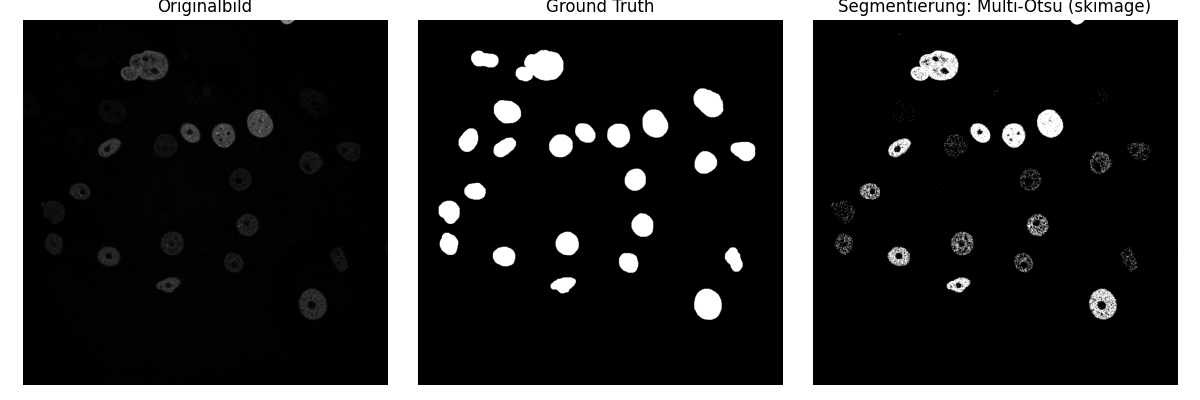
#> input picture output_visuals/N2DH-GOWT1/Multi-Otsu (skimage)/t01.png, 1200 x 400 px, given in place of t01.tif, which was not available
$ python dice_score.py
#> lines starting #> are read from the running program, lines starting #| are printed output that depends on the picture; after the words box and inside, x2 and y2 are one past the last pixel; in counts of white or black regions, pixels touching at a corner belong together; pictures that were not available may be replaced by others from this repository, and a replacement may not be noted
import numpy as np
from skimage.io import imread

def dice_score(pred: np.ndarray, target: np.ndarray) -> float:
    """
    Berechnet den Dice-Koeffizienten zwischen zwei binären Bildern (dtype=bool).
    """
    if pred.shape != target.shape:
        raise ValueError("Die Eingabebilder haben unterschiedliche Formen.")

    intersection = np.logical_and(pred, target).sum()
    total = pred.sum() + target.sum()

    if total == 0:
        return 1.0  # Sonderfall: beide leer → perfekte Übereinstimmung

    return 2 * intersection / total

if __name__ == "__main__":
    pred = imread("data-git/N2DH-GOWT1/img/t01.tif", as_gray=True) > 0
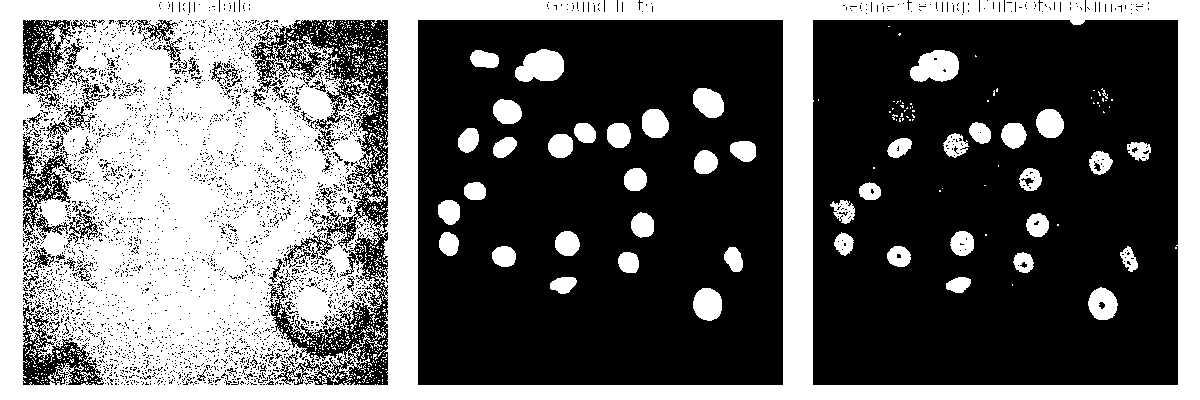
#> pred: shape (400, 1200) bool; 41.3% white; 966 white regions (903 under 20 px), largest, box (x1, y1, x2, y2) and area: (0, 0, 1200, 400) 175292, (515, 49, 564, 82) 1210, (910, 50, 959, 82) 1182
    gt   = imread("data-git/N2DH-GOWT1/gt/man_seg01.tif", as_gray=True) > 0
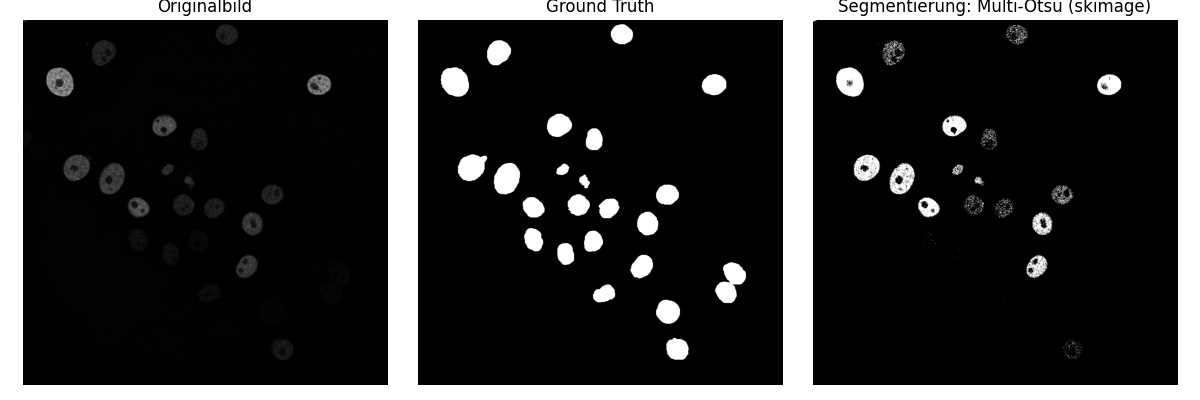
#> input picture output_visuals/N2DH-GOWT1/Multi-Otsu (skimage)/t21.png, 1200 x 400 px, given in place of man_seg01.tif, which was not available
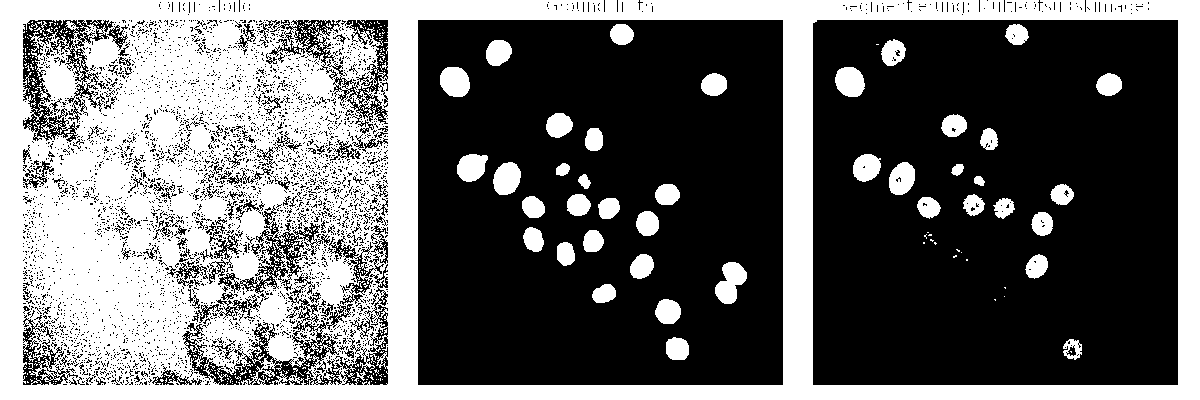
#> gt: shape (400, 1200) bool; 41.1% white; 432 white regions (386 under 20 px), largest, box (x1, y1, x2, y2) and area: (0, 0, 1200, 400) 178709, (715, 262, 747, 304) 841, (440, 67, 470, 97) 732
    print(f"Dice Score: {dice_score(pred, gt):.4f}")
#> in dice_score, `intersection = np.logical_and(pred, target).sum()`: intersection = 158791
#> in dice_score, `total = pred.sum() + target.sum()`: total = 395498
#| Dice Score: 0.8030
